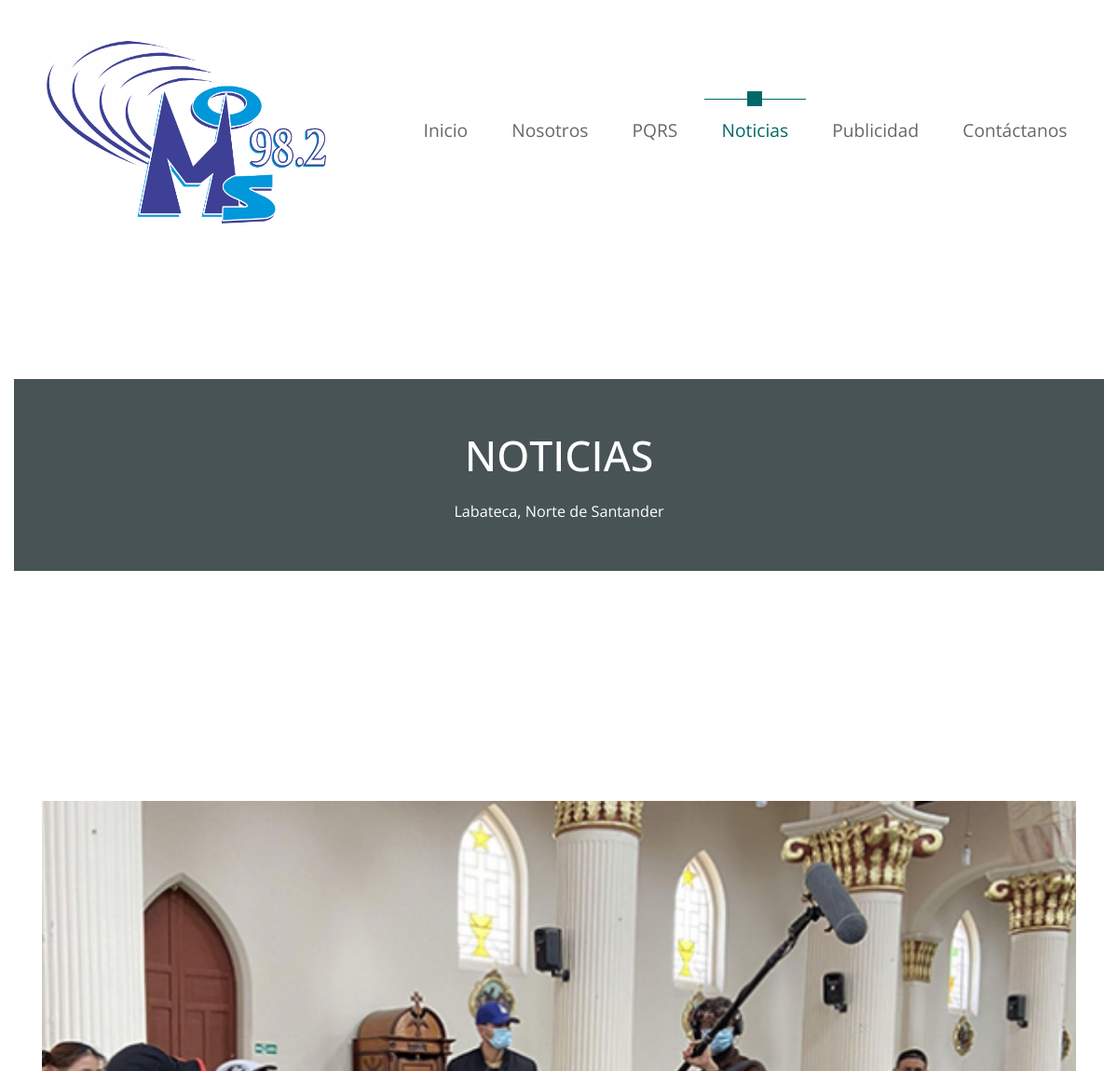
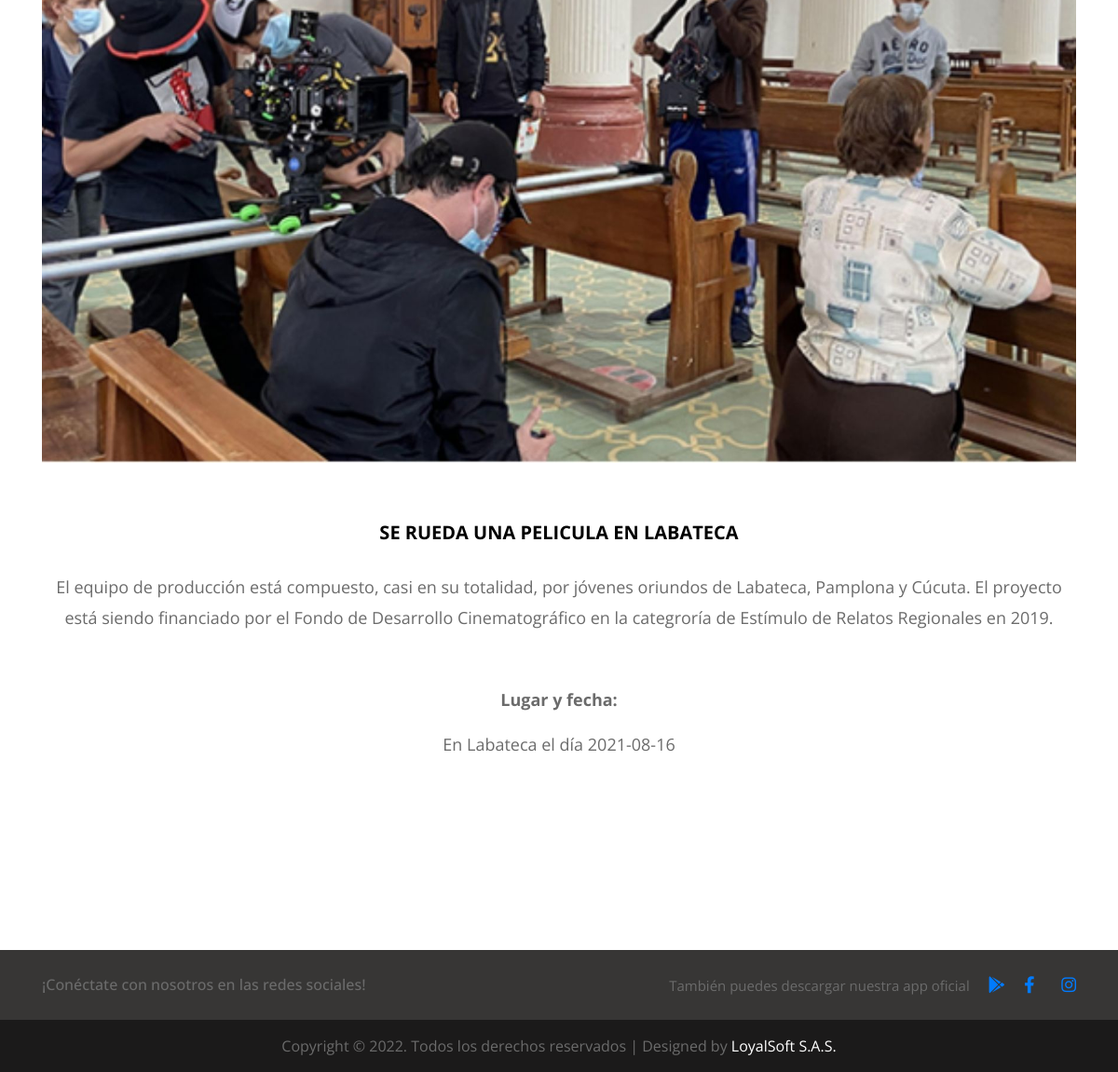
The app's page /Noticias with its own data (2 pictures, top to bottom).
### tables this page shows
CREATE TABLE `noticia` (
  `id` int(11) NOT NULL,
  `ruta_imagen` varchar(400) NOT NULL,
  `imagen` varchar(400) NOT NULL,
  `titulo` varchar(100) NOT NULL,
  `descripcion` varchar(1000) NOT NULL,
  `fecha` date DEFAULT NULL,
  `lugar` varchar(100) DEFAULT NULL,
  `link` varchar(400) DEFAULT NULL
);

### controller/Controlador.php (called while the page is built)
<?php
class Controlador
{
    public function ctrPlantilla()
    {
        include "view/Plantilla.php";
    }
}
?>

### index.php (called while the page is built, shortened)
<?php
require_once "controller/Controlador.php";
$plantilla = new Controlador();
$plantilla->ctrPlantilla();
?>

### view/modulos/navegacion/Noticias.php (the view)
<body id="servicesPage">
  <div class="parallax-window" data-parallax="scroll" data-image-src="view/presentacion/img/3.jpg">
    <div class="container-fluid">
      <div class="row tm-brand-row">
        <div class="col-lg-4 col-11">
          <div class="tm-brand-container">
            <img src="view/presentacion/img/logoemisora.png" width="300" height="200">
          </div>
        </div>
        <?php include "view/modulos/menu.php"; ?>
      </div>
      <section class="row" id="tmServices">
        <div class="col-12">
          <div class="parallax-window tm-services-parallax-header tm-testimonials-parallax-header" data-parallax="scroll" data-z-index="101" data-image-src="view/presentacion/img/26.jpg">
            <div class="tm-bg-black-transparent text-center tm-services-header tm-testimonials-header">
              <h2 class="text-uppercase tm-services-page-title tm-testimonials-page-title">NOTICIAS</h2>
              <p class="tm-services-description mb-0 small">Labateca, Norte de Santander</p>
            </div>
          </div>
        </div>
      </section>
      <section class="row tm-testimonials-section">
        <div class="col-12 tm-carousel">
          <?php
          $query = $conexion->query("SELECT * FROM noticia ORDER BY id DESC LIMIT 9");
          while ($row = mysqli_fetch_array($query)) {
            if (empty($row[7]) || $row[7] == NULL) {
              $link = "";
            } else {
              $link = "<a style='color:#140494' href='" . $row[7] . "' target='_blank'>Ver más</a>";
            }
            if (empty($row[5]) || $row[5] == NULL || $row[5] == '0000-00-00') {
              $date = "";
            } else {
              $date = "<p><strong>Lugar y fecha:</strong></p><p class='tm-about-description'> En " . utf8_encode($row[6]) . ' el día ' . utf8_encode($row[5]) . "</p>";
            }
            echo " <div class='tm-bg-white-transparent tm-testimonial-box text-center'>
                    <div class='tm-person-img-container'>
                      <img src='model/" . $row[1] . "' alt='Image' class='img-fluid mx-auto' />
                    </div>
                    <h5 class='tm-about-name tm-uppercase' style='color:#000000'><strong>" . utf8_encode($row[3]) . "</strong></h5>
                    <p class='tm-about-description'>" . utf8_encode($row[4]) . "</p><br>
                    " . $link . $date . "
                    </div>";
          }
          ?>
        </div>
      </section>
    </div>
    <?php include "view/modulos/footer.php"; ?>
  </div>
</body>

### view/presentacion/css/templatemo-style.css (style rules this page uses)
html { scroll-behavior: smooth; }
body { font-family: "Open Sans", Arial, Helvetica, sans-serif; font-size: 18px; font-weight: 400; color: #6b6b6b; overflow-x: hidden; }
.container-fluid { max-width: 1310px; }
.small, small { font-size: 90%; }
.parallax-window { min-height: 1100px; background: transparent; }
.tm-bg-white-transparent { background-color: rgba(255, 255, 255, 0.8); }
.tm-brand-row { align-items: center; padding-top: 40px; padding-bottom: 28px; }
.tm-brand-container { max-width: 400px; height: 200px; display: flex; align-items: center; justify-content: center; }
p { line-height: 1.7; }
.tm-bg-black-transparent { background-color: rgba(15, 29, 32, 0.76); color: white; }
.tm-about-name { margin-bottom: 30px; text-transform: uppercase; }
.tm-about-description { margin-bottom: 30px; line-height: 1.8; }
.tm-services-parallax-header { min-height: 700px; display: flex; align-items: center; margin-top: 42px; margin-bottom: 22px; }
.tm-services-header { position: relative; z-index: 102; width: 100%; padding: 85px 15px 37px 15px; }
.tm-services-page-title { font-size: 2.8rem; padding-bottom: 37px; }
.tm-testimonials-section { padding-top: 45px; padding-bottom: 90px; margin-left: -35px; margin-right: -35px; }
.tm-testimonials-header { padding: 55px 15px 50px; }
.tm-testimonials-page-title { padding-bottom: 0; margin-bottom: 20px; }
.tm-testimonials-parallax-header { min-height: 400px; margin-bottom: 45px; }
.tm-person-img-container { margin-bottom: 63px; }
.tm-testimonial-box { padding: 60px 30px 85px; margin-left: 20px; margin-right: 20px; }

### records on screen
noticia: ruta_imagen (picture), titulo "SE RUEDA UNA PELICULA EN LABATECA", descripcion "El equipo de producción está compuesto, casi en su totalidad, por jóvenes oriundos de Labateca, Pamplona y Cúcuta. El proyecto está siendo financiado por el Fondo de Desarrollo Cinematográfico en la categroría de Estímulo de Relatos Regionales en 2019.", lugar "Labateca", fecha "2021-08-16"
